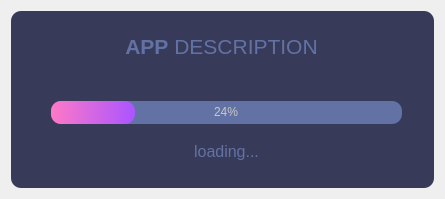
<?xml version="1.0" encoding="UTF-8"?>
<ui version="4.0">
 <class>Dialog</class>
 <widget class="QDialog" name="Dialog">
  <property name="geometry">
   <rect>
    <x>0</x>
    <y>0</y>
    <width>445</width>
    <height>199</height>
   </rect>
  </property>
  <property name="windowTitle">
   <string>Dialog</string>
  </property>
  <layout class="QVBoxLayout" name="verticalLayout">
   <item>
    <widget class="QFrame" name="dropShadowFrame">
     <property name="maximumSize">
      <size>
       <width>16777215</width>
       <height>380</height>
      </size>
     </property>
     <property name="styleSheet">
      <string notr="true">QFrame {	
	background-color: rgb(56, 58, 89);	
	color: rgb(220, 220, 220);
	border-radius: 10px;
}</string>
     </property>
     <widget class="QLabel" name="label_description">
      <property name="geometry">
       <rect>
        <x>20</x>
        <y>20</y>
        <width>381</width>
        <height>31</height>
       </rect>
      </property>
      <property name="font">
       <font>
        <family>Segoe UI</family>
        <pointsize>14</pointsize>
       </font>
      </property>
      <property name="styleSheet">
       <string notr="true">color: rgb(98, 114, 164);</string>
      </property>
      <property name="text">
       <string>&lt;html&gt;&lt;head/&gt;&lt;body&gt;&lt;p&gt;&lt;span style=&quot; font-size:16pt; font-weight:600;&quot;&gt;APP&lt;/span&gt;&lt;span style=&quot; font-size:16pt;&quot;&gt; DESCRIPTION&lt;/span&gt;&lt;/p&gt;&lt;/body&gt;&lt;/html&gt;</string>
      </property>
      <property name="alignment">
       <set>Qt::AlignCenter</set>
      </property>
     </widget>
     <widget class="QProgressBar" name="progressBar">
      <property name="geometry">
       <rect>
        <x>40</x>
        <y>90</y>
        <width>351</width>
        <height>23</height>
       </rect>
      </property>
      <property name="styleSheet">
       <string notr="true">QProgressBar {
	
	background-color: rgb(98, 114, 164);
	color: rgb(200, 200, 200);
	border-style: none;
	border-radius: 10px;
	text-align: center;
}
QProgressBar::chunk{
	border-radius: 10px;
	background-color: qlineargradient(spread:pad, x1:0, y1:0.511364, x2:1, y2:0.523, stop:0 rgba(254, 121, 199, 255), stop:1 rgba(170, 85, 255, 255));
}</string>
      </property>
      <property name="value">
       <number>24</number>
      </property>
     </widget>
     <widget class="QLabel" name="label_loading">
      <property name="geometry">
       <rect>
        <x>20</x>
        <y>130</y>
        <width>391</width>
        <height>21</height>
       </rect>
      </property>
      <property name="font">
       <font>
        <family>Segoe UI</family>
        <pointsize>12</pointsize>
       </font>
      </property>
      <property name="styleSheet">
       <string notr="true">color: rgb(98, 114, 164);</string>
      </property>
      <property name="text">
       <string>loading...</string>
      </property>
      <property name="alignment">
       <set>Qt::AlignCenter</set>
      </property>
     </widget>
    </widget>
   </item>
  </layout>
 </widget>
 <resources/>
 <connections/>
</ui>
